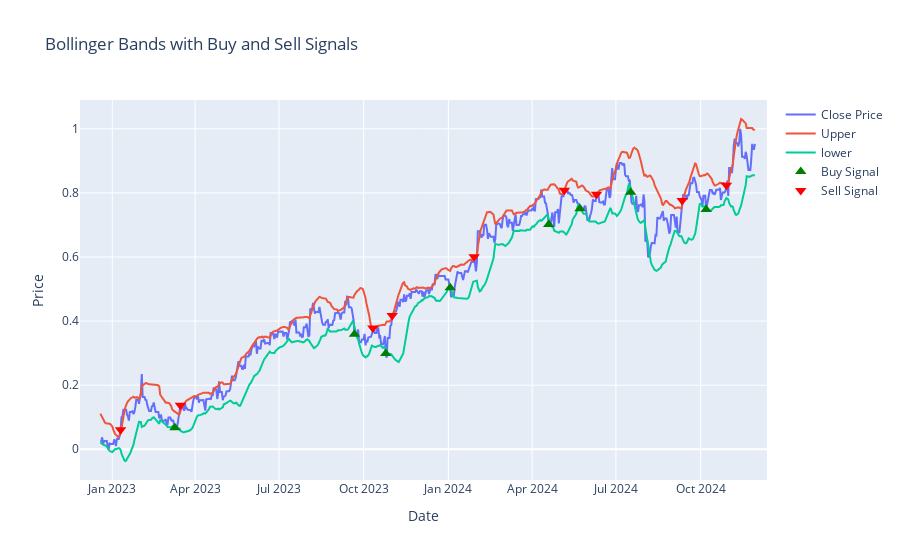

The code cell stored with this chart in its notebook:
### Code cell
PlotSignal(amazon_signal_df, amazon_df)

### Figure 1 — Plotly figure (JSON) as saved in the notebook; plotly's stock layout.template omitted (floating-point values rounded to 4 significant figures; data arrays with more than 128 entries replaced by an {"elided": "..."} marker saying what was removed)
{"data": [{"name": "Close Price", "type": "scatter", "x": {"elided": "712 str values"}, "y": {"elided": "712 float values"}}, {"name": "Upper", "type": "scatter", "x": {"elided": "731 str values"}, "y": {"elided": "731 float values"}}, {"name": "lower", "type": "scatter", "x": {"elided": "731 str values"}, "y": {"elided": "731 float values"}}, {"marker": {"color": "green", "size": 10, "symbol": "triangle-up"}, "mode": "markers", "name": "Buy Signal", "type": "scatter", "x": ["2023-03-10T00:00:00", "2023-09-21T00:00:00", "2023-10-25T00:00:00", "2024-01-03T00:00:00", "2024-04-19T00:00:00", "2024-05-23T00:00:00", "2024-07-17T00:00:00", "2024-10-07T00:00:00"], "y": [0.06736, 0.3592, 0.2991, 0.5039, 0.7016, 0.7502, 0.8022, 0.7483]}, {"marker": {"color": "red", "size": 10, "symbol": "triangle-down"}, "mode": "markers", "name": "Sell Signal", "type": "scatter", "x": ["2023-01-10T00:00:00", "2023-03-16T00:00:00", "2023-10-11T00:00:00", "2023-11-01T00:00:00", "2024-01-29T00:00:00", "2024-05-06T00:00:00", "2024-06-10T00:00:00", "2024-09-11T00:00:00", "2024-10-29T00:00:00"], "y": [0.06086, 0.1377, 0.3781, 0.4171, 0.6005, 0.808, 0.7956, 0.7764, 0.8241]}], "layout": {"title": {"text": "Bollinger Bands with Buy and Sell Signals"}, "xaxis": {"rangeslider": {"visible": false}, "title": {"text": "Date"}}, "yaxis": {"title": {"text": "Price"}}}}
